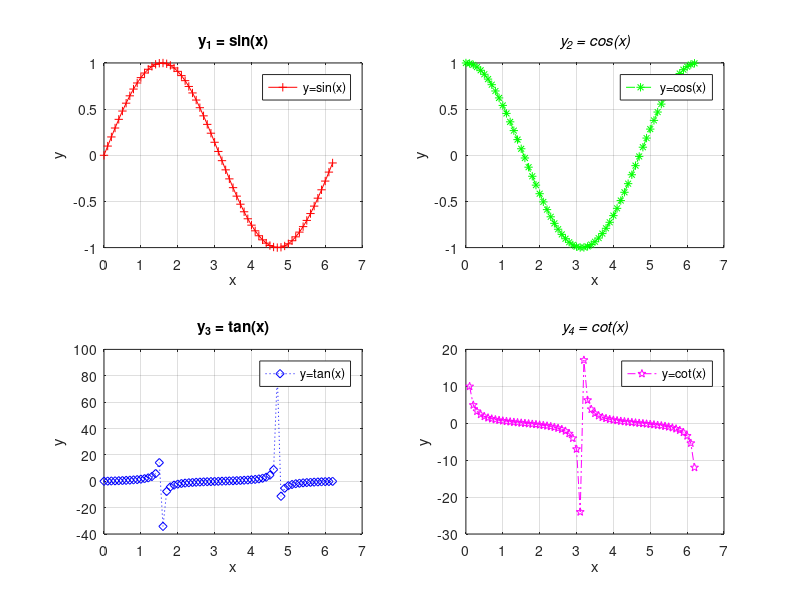

Reproduce this figure in MATLAB.
% plot sin cos tan cot subscript \bf \it
x=0:0.1:2*pi;
y1=sin(x);y2=cos(x);y3=tan(x);y4=cot(x);
subplot(2,2,1);
plot(x,y1,'-+r');
legend('y=sin(x)');xlabel('x');ylabel('y');
grid on;
title('\bfy_{1} = sin(x)');
subplot(2,2,2);
plot(x,y2,'--*g');
legend('y=cos(x)');xlabel('x');ylabel('y');
grid on;
title('\ity_{2} = cos(x)');
subplot(2,2,3);
plot(x,y3,':db');
legend('y=tan(x)');xlabel('x');ylabel('y');
grid on;
title('\it\bfy_{3} = tan(x)');
subplot(2,2,4);
plot(x,y4,'-.pm');
legend('y=cot(x)');xlabel('x');ylabel('y');
grid on;
title('\bf\ity_{4} = cot(x)');
